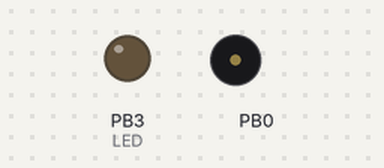
Bench run of a program on a simulated ATtiny13, built with avr-gcc and emulated at 1.2 MHz. Shown: output pins drawn as LEDs (lit = HIGH), buzzer (waves = sounding). Sleep ends after the set time or at an interrupt; random numbers use the default seed unless the program sets one; pins used as bus, display or sensor lines are not drawn.

Above: at 0.1 s.
At 3.7 s:
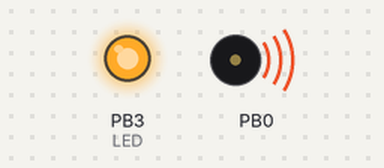
Timing chart, 0 to 39.7 s (numbered marks = the images above):
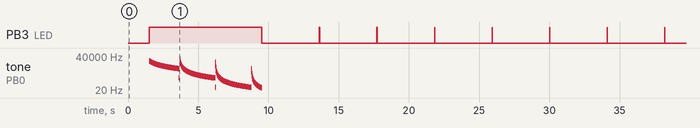

Measured:
- by itself, PB3 (LED): repeats every 4.1 s: LOW 4.1 s, HIGH 0.02 s
- by itself, tone on PB0: plays 13636 Hz for 0.01 s, 13333 Hz for 0.01 s, 13043 Hz for 0.01 s, 12766 Hz for 0.01 s, 12500 Hz for 0.01 s, 12245 Hz for 0.01 s … (687 notes in this stretch)

The program:

main.c
```c
// (licence header left out)
#define F_CPU 1200000UL

#include <avr/io.h>
#include <avr/interrupt.h>
#include <avr/pgmspace.h>
#include <util/delay.h>
#include <time.h>
#include <avr/sleep.h>
#include <avr/wdt.h>

#define LED_ON PORTB |= (1 << PB3);
#define LED_OFF PORTB &= ~(1 << PB3);
#define PWM_Connect TCCR0A |= (1<<COM0A0); // connect PWM pin to Channel A of Timer0
#define PWM_Disconnect TCCR0A &= ~(1<<COM0A0); // disconnect PWM pin to Channel A of Timer0
#define PWM_Pin_OFF PORTB &= ~(1 << PB0);	// switch off PWM pin

uint8_t counter=0;

typedef struct s_note {
	uint8_t OCRxn; // 0..255
	uint8_t N;
} note_t;

void tone(uint32_t ret)
{
	note_t *val;
	val = (note_t *)&ret;
	TCCR0B = (TCCR0B & ~((1<<CS02)|(1<<CS01)|(1<<CS00))) | val->N;
	OCR0A = val->OCRxn - 1; // set the OCRnx
}

void stop(void)
{
	TCCR0B &= ~((1<<CS02)|(1<<CS01)|(1<<CS00)); // stop the timer
}

void sleep()
{
	//watchdog init
	wdt_reset(); // reset watchdog timer
	wdt_enable(WDTO_4S); // enable watchdog 4 seconds
	WDTCR |= _BV(WDTIE); // enable watchdog interrupt
	sei(); // enable interrupt
	set_sleep_mode(SLEEP_MODE_PWR_DOWN); // set power down level

	while(1)
	{
		sleep_enable(); // sleep enable
		sleep_cpu(); // go to sleep
	}
}

ISR (WDT_vect)
{
	uint8_t i;
	WDTCR |= _BV(WDTIE); // enable watchdog interrupt
	LED_ON;
	_delay_ms(20);
	counter++;
	LED_OFF;

	if (counter>225) // 15 minutes
	{
		LED_ON;
		wdt_disable();
		PWM_Connect;

		for (i=1;i<4;i++)
		{
				tone((rand()%800)+300);
				_delay_ms(2000);
				stop();
		}
		PWM_Disconnect;
		PWM_Pin_OFF;
		LED_OFF;
		counter=0;
		wdt_enable(WDTO_4S);
		sei();
		WDTCR |= _BV(WDTIE);
		sleep_enable(); // sleep enable
		sleep_cpu(); // go to sleep
	}
}

int main(void)
{
	uint16_t i;

	DDRB = 0b00001001; // set PWM and LED pin as OUTPUT
	PORTB = 0b00000000; // set all pins to LOW
	TCCR0A |= (1<<WGM01); // set timer mode to Fast PWM
	PWM_Connect;

	stop();
	_delay_ms(1500);

	LED_ON;
	PWM_Connect;
	for (i=300;i<1100;i++)
	{
		tone(i);
		_delay_ms(10);
	}
	stop();
	PWM_Disconnect;
	PWM_Pin_OFF;
	LED_OFF;

	sleep(); // go to sleep, save planet :)
}
```
